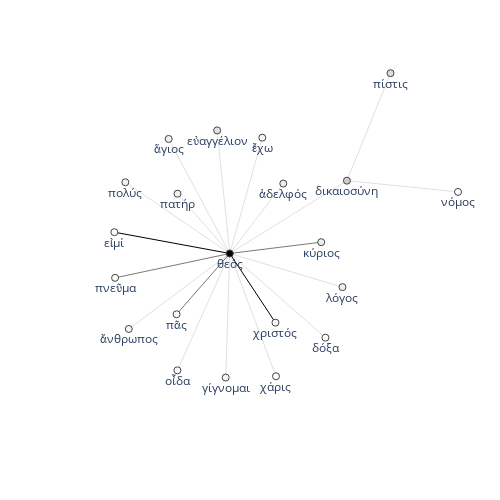

The code cell stored with this chart in its notebook:
### Code cell
G = authors_df[authors_df["author"].str.contains("Paul of")]["dikaiosyne_G_sents"].tolist()[0]
fig = textnet.draw_2d_network(G)
fig.show()

### Figure 1 — Plotly figure (JSON) as saved in the notebook; plotly's stock layout.template omitted (floating-point values rounded to 4 significant figures)
{"data": [{"line": {"color": "#000000", "width": 1}, "mode": "lines", "type": "scatter", "x": [-0.06986, -0.6108, null, -0.06986, 0.1444, null], "y": [-0.04055, 0.05483, null, -0.04055, -0.3505, null]}, {"line": {"color": "#404040", "width": 0.7}, "mode": "lines", "type": "scatter", "x": [0.3588, -0.06986, null, -0.06986, -0.6074, null, -0.06986, -0.3192, null], "y": [0.0101, -0.04055, null, -0.04055, -0.1497, null, -0.04055, -0.3129, null]}, {"line": {"color": "#C0C0C0", "width": 0.5}, "mode": "lines", "type": "scatter", "x": [0.4585, -0.06986, null, 0.1811, -0.06986, null, 0.0826, -0.06986, null, -0.129, -0.06986, null, 0.6836, 0.4793, null, -0.3562, -0.06986, null, -0.5592, -0.06986, null, 0.4793, -0.06986, null, 0.4793, 1, null, -0.3148, -0.06986, null, -0.06986, -0.5431, null, -0.06986, -0.3153, null, -0.06986, -0.08896, null, -0.06986, 0.1468, null, -0.06986, 0.3787, null], "y": [-0.1913, -0.04055, null, 0.2725, -0.04055, null, 0.4782, -0.04055, null, 0.5106, -0.04055, null, 0.7671, 0.2856, null, 0.4725, -0.04055, null, 0.2784, -0.04055, null, 0.2856, -0.04055, null, 0.2856, 0.2352, null, 0.2272, -0.04055, null, -0.04055, -0.3786, null, -0.04055, -0.564, null, -0.04055, -0.5963, null, -0.04055, -0.5905, null, -0.04055, -0.4178, null]}, {"hoverinfo": "text", "hovertext": ["1", "1", "1", "1", "1", "1", "1", "1", "3", "1", "18", "1", "1", "1", "1", "1", "1", "1", "1", "1", "1"], "marker": {"color": [10, 11, 12, 8, 15, 17, 10, 10, 21, 10, 62, 4, 6, 8, 3, 4, 8, 5, 4, 5, 7], "colorbar": {"thickness": 15, "title": {"side": "right", "text": "degree"}, "xanchor": "left"}, "colorscale": [[0, "rgb(255,255,255)"], [0.125, "rgb(240,240,240)"], [0.25, "rgb(217,217,217)"], [0.375, "rgb(189,189,189)"], [0.5, "rgb(150,150,150)"], [0.625, "rgb(115,115,115)"], [0.75, "rgb(82,82,82)"], [0.875, "rgb(37,37,37)"], [1, "rgb(0,0,0)"]], "line": {"width": 1}, "showscale": false, "size": 7}, "mode": "markers+text", "text": ["λόγος", "κύριος", "ἀδελφός", "ἔχω", "εὐαγγέλιον", "πίστις", "ἅγιος", "πολύς", "δικαιοσύνη", "πατήρ", "θεός", "εἰμί", "πνεῦμα", "ἄνθρωπος", "πᾶς", "οἶδα", "γίγνομαι", "χάρις", "δόξα", "νόμος", "χριστός"], "textposition": "bottom center", "type": "scatter", "x": [0.4585, 0.3588, 0.1811, 0.0826, -0.129, 0.6836, -0.3562, -0.5592, 0.4793, -0.3148, -0.06986, -0.6108, -0.6074, -0.5431, -0.3192, -0.3153, -0.08896, 0.1468, 0.3787, 1, 0.1444], "y": [-0.1913, 0.0101, 0.2725, 0.4782, 0.5106, 0.7671, 0.4725, 0.2784, 0.2856, 0.2272, -0.04055, 0.05483, -0.1497, -0.3786, -0.3129, -0.564, -0.5963, -0.5905, -0.4178, 0.2352, -0.3505]}, {"hoverinfo": "text", "marker": {"opacity": 0}, "mode": "markers", "opacity": 0, "text": ["33", "71", "31", "31", "30", "26", "36", "33", "26", "16", "36", "92", "50", "40", "90", "47", "47", "48", "30", "148"], "type": "scatter", "x": [0.1943, 0.1445, 0.0556, 0.006369, -0.09941, 0.5815, -0.213, -0.3145, 0.2047, 0.7396, -0.1923, -0.3403, -0.3386, -0.3065, -0.1945, -0.1926, -0.07941, 0.03847, 0.1544, 0.03727], "y": [-0.1159, -0.01522, 0.116, 0.2188, 0.235, 0.5263, 0.216, 0.1189, 0.1225, 0.2604, 0.09333, 0.007141, -0.09514, -0.2096, -0.1767, -0.3023, -0.3184, -0.3155, -0.2292, -0.1955]}], "layout": {"autosize": false, "height": 500, "hovermode": "closest", "margin": {"b": 10, "l": 10, "r": 10, "t": 10}, "plot_bgcolor": "rgba(0,0,0,0)", "showlegend": false, "title": {"font": {"size": 16}}, "width": 500, "xaxis": {"range": [-1.1, 1.15], "showgrid": false, "showticklabels": false, "zeroline": false}, "yaxis": {"range": [-1.1, 1.05], "showgrid": false, "showticklabels": false, "zeroline": false}}}
